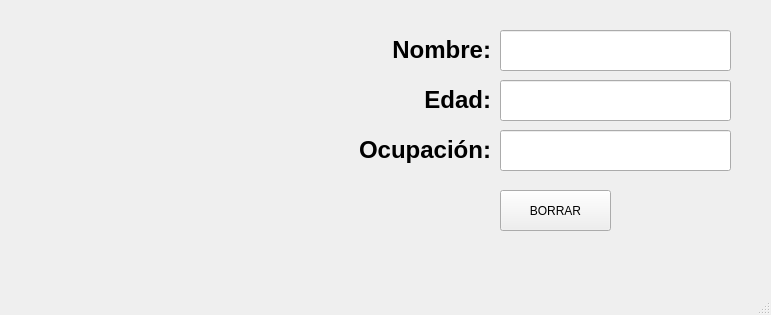
<?xml version="1.0" encoding="UTF-8"?>
<ui version="4.0">
 <class>MainWindow</class>
 <widget class="QMainWindow" name="MainWindow">
  <property name="geometry">
   <rect>
    <x>0</x>
    <y>0</y>
    <width>771</width>
    <height>315</height>
   </rect>
  </property>
  <property name="windowTitle">
   <string>MainWindow</string>
  </property>
  <widget class="QWidget" name="centralwidget">
   <widget class="QLineEdit" name="txt_Nombre">
    <property name="geometry">
     <rect>
      <x>500</x>
      <y>30</y>
      <width>231</width>
      <height>41</height>
     </rect>
    </property>
    <property name="font">
     <font>
      <pointsize>12</pointsize>
      <weight>75</weight>
      <bold>true</bold>
     </font>
    </property>
    <property name="text">
     <string/>
    </property>
    <property name="alignment">
     <set>Qt::AlignCenter</set>
    </property>
   </widget>
   <widget class="QLabel" name="label">
    <property name="geometry">
     <rect>
      <x>350</x>
      <y>30</y>
      <width>141</width>
      <height>41</height>
     </rect>
    </property>
    <property name="text">
     <string>&lt;html&gt;&lt;head/&gt;&lt;body&gt;&lt;p align=&quot;right&quot;&gt;&lt;span style=&quot; font-size:18pt; font-weight:600;&quot;&gt;Nombre:&lt;/span&gt;&lt;/p&gt;&lt;/body&gt;&lt;/html&gt;</string>
    </property>
   </widget>
   <widget class="QLabel" name="label_2">
    <property name="geometry">
     <rect>
      <x>30</x>
      <y>10</y>
      <width>261</width>
      <height>121</height>
     </rect>
    </property>
    <property name="text">
     <string/>
    </property>
    <property name="pixmap">
     <pixmap>:/Intro/FI_LOGO.png</pixmap>
    </property>
    <property name="scaledContents">
     <bool>true</bool>
    </property>
   </widget>
   <widget class="QLabel" name="label_4">
    <property name="geometry">
     <rect>
      <x>800</x>
      <y>450</y>
      <width>221</width>
      <height>141</height>
     </rect>
    </property>
    <property name="text">
     <string/>
    </property>
    <property name="pixmap">
     <pixmap>:/Principal/vegeta.jpg</pixmap>
    </property>
    <property name="scaledContents">
     <bool>true</bool>
    </property>
   </widget>
   <widget class="QLineEdit" name="txt_Ocupacion">
    <property name="geometry">
     <rect>
      <x>500</x>
      <y>130</y>
      <width>231</width>
      <height>41</height>
     </rect>
    </property>
    <property name="font">
     <font>
      <pointsize>12</pointsize>
      <weight>75</weight>
      <bold>true</bold>
     </font>
    </property>
    <property name="text">
     <string/>
    </property>
    <property name="alignment">
     <set>Qt::AlignCenter</set>
    </property>
   </widget>
   <widget class="QLineEdit" name="txt_Edad">
    <property name="geometry">
     <rect>
      <x>500</x>
      <y>80</y>
      <width>231</width>
      <height>41</height>
     </rect>
    </property>
    <property name="font">
     <font>
      <pointsize>12</pointsize>
      <weight>75</weight>
      <bold>true</bold>
     </font>
    </property>
    <property name="text">
     <string/>
    </property>
    <property name="alignment">
     <set>Qt::AlignCenter</set>
    </property>
   </widget>
   <widget class="QLabel" name="img">
    <property name="geometry">
     <rect>
      <x>30</x>
      <y>30</y>
      <width>281</width>
      <height>221</height>
     </rect>
    </property>
    <property name="text">
     <string/>
    </property>
    <property name="pixmap">
     <pixmap resource="recursos.qrc">:/AmongUs/amongBlanco.png</pixmap>
    </property>
    <property name="scaledContents">
     <bool>true</bool>
    </property>
   </widget>
   <widget class="QLabel" name="label_3">
    <property name="geometry">
     <rect>
      <x>350</x>
      <y>80</y>
      <width>141</width>
      <height>41</height>
     </rect>
    </property>
    <property name="text">
     <string>&lt;html&gt;&lt;head/&gt;&lt;body&gt;&lt;p align=&quot;right&quot;&gt;&lt;span style=&quot; font-size:18pt; font-weight:600;&quot;&gt;Edad:&lt;/span&gt;&lt;/p&gt;&lt;/body&gt;&lt;/html&gt;</string>
    </property>
   </widget>
   <widget class="QLabel" name="label_6">
    <property name="geometry">
     <rect>
      <x>320</x>
      <y>130</y>
      <width>171</width>
      <height>41</height>
     </rect>
    </property>
    <property name="text">
     <string>&lt;html&gt;&lt;head/&gt;&lt;body&gt;&lt;p align=&quot;right&quot;&gt;&lt;span style=&quot; font-size:18pt; font-weight:600;&quot;&gt;Ocupación:&lt;/span&gt;&lt;/p&gt;&lt;/body&gt;&lt;/html&gt;</string>
    </property>
   </widget>
   <widget class="QPushButton" name="btn_borrar">
    <property name="geometry">
     <rect>
      <x>500</x>
      <y>190</y>
      <width>111</width>
      <height>41</height>
     </rect>
    </property>
    <property name="text">
     <string>BORRAR</string>
    </property>
   </widget>
  </widget>
  <widget class="QMenuBar" name="menubar">
   <property name="geometry">
    <rect>
     <x>0</x>
     <y>0</y>
     <width>771</width>
     <height>24</height>
    </rect>
   </property>
  </widget>
  <widget class="QStatusBar" name="statusbar"/>
 </widget>
 <resources>
  <include location="recursos.qrc"/>
  <include location="recursos.qrc"/>
 </resources>
 <connections/>
</ui>
